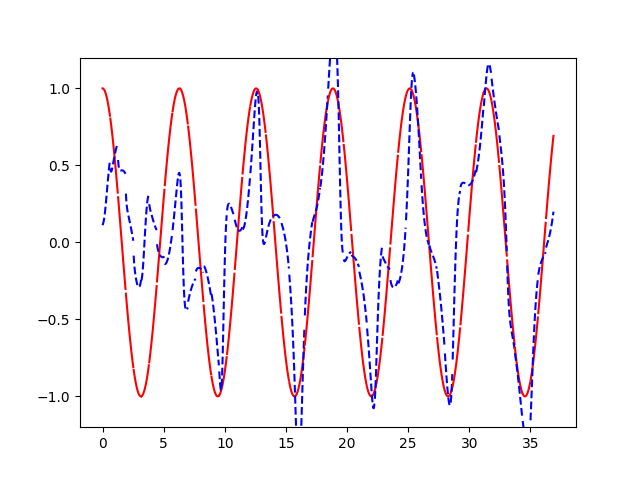

Python code for this plot:
# -*- coding:utf8 -*-
# @TIME : 2018/4/30 下午2:35
# @Author : Allen
# @File : tensorflow_20.3_RNN_lstm_regression.py

#使用RNN进行回归训练，会用到自己创建对sin曲线，预测一条cos曲线，
#【1】设置RNN各种参数
#import state as state
import tensorflow as tf
import numpy as np
import matplotlib.pyplot as plt

BATCH_START = 0 #建立batch data时候对index
TIME_STEPS = 20 #backpropagation through time 的 time_steps
BATCH_SIZE = 50
INPUT_SIZE = 1 #sim 数据输入size
OUTPUT_SIZE = 1 #cos数据输出size
CELL_SIZE = 10 #RNN的hidden unit size
LR = 0.006

#【2】 生成数据的get_batch function:
def get_batch():
    global BATCH_START, TIME_STEPS
    # xs shape (50batch, 20steps)
    xs = np.arange(BATCH_START, BATCH_START + TIME_STEPS*BATCH_SIZE).reshape((BATCH_SIZE, TIME_STEPS)) / (10*np.pi)
    seq = np.sin(xs)
    res = np.cos(xs)
    BATCH_START += TIME_STEPS
    # returned seq, res and xs; shape(batch, step, input)
    return [seq[:, :, np.newaxis], res[:, :, np.newaxis], xs]

#【3】定义LSTMRNN的主体结构
#使用一个 class 来定义这次的 LSTMRNN 会更加方便. 第一步定义 class 中的 __init__ 传入各种参数:
class LSTMRNN(object):
    def __init__(self, n_steps, input_size, output_size, cell_size, batch_size):
        self.n_steps = n_steps
        self.input_size = input_size
        self.output_size = output_size
        self.cell_size = cell_size
        self.batch_size = batch_size
        with tf.name_scope('inputs'):
            self.xs = tf.placeholder(tf.float32, [None, n_steps, input_size], name='xs')
            self.ys = tf.placeholder(tf.float32, [None, n_steps, output_size], name='ys')
        with tf.variable_scope('in_hidden'):
            self.add_input_layer()
        with tf.variable_scope('LSTM_cell'):
            self.add_cell()
        with tf.variable_scope('out_hidden'):
            self.add_output_layer()
        with tf.name_scope('cost'):
            self.compute_cost()
        with tf.name_scope('train'):
            self.train_op = tf.train.AdamOptimizer(LR).minimize(self.cost)


    #设置add_input_layer()函数，添加input_layer()
    def add_input_layer(self,):
        l_in_x = tf.reshape(self.xs, [-1, self.input_size], name = '2_2D') #(batch*n_step, in_size)
        #Ws (in_size, cell_size)
        Ws_in = self._weight_variable([self.input_size, self.cell_size])
        #bs (cell_size)
        bs_in = self._bias_variable([self.cell_size,])
        #l_in_y = (batch * n_steps, cell_size)
        with tf.name_scope('Wx_plus_b'):
            l_in_y = tf.matmul(l_in_x, Ws_in) +bs_in
        #reshape l_in_y ==> (batch, n_steps, cell_size)
        self.l_in_y = tf.reshape(l_in_y, [-1, self.n_steps, self.cell_size], name='2_3D')

    #设置add_cell功能，添加cell， 注意此处的self.cell_init_state, 因为我们在 training 的时候, 这个地方要特别说明.
    def add_cell(self):
        lstm_cell = tf.contrib.rnn.BasicLSTMCell(self.cell_size, forget_bias = 1.0, state_is_tuple = True)
        with tf.name_scope('initial_state'):
            self.cell_init_state = lstm_cell.zero_state(self.batch_size, dtype= tf.float32)
        self.cell_outputs, self.cell_final_state = tf.nn.dynamic_rnn(lstm_cell, self.l_in_y, initial_state=self.cell_init_state, time_major=False)

    #设置add_output_layer功能， 添加output_layer:
    def add_output_layer(self):
        # shape= (batch * steps, cell_size)
        l_out_x = tf.reshape(self.cell_outputs, [-1, self.cell_size], name= '2_2D')
        Ws_out = self._weight_variable([self.cell_size, self.output_size])
        bs_out = self._bias_variable([self.output_size, ])
        # shape = (batch * steps, output_size)
        with tf.name_scope('Wx_plus_b'):
            self.pred = tf.matmul(l_out_x, Ws_out) + bs_out

    #添加RNN 剩余部分
    def compute_cost(self):
        losses = tf.contrib.legacy_seq2seq.sequence_loss_by_example(
            [tf.reshape(self.pred, [-1], name='reshape_pred')],
            [tf.reshape(self.ys, [-1], name= 'reshape_target')],
            [tf.ones([self.batch_size * self.n_steps], dtype = tf.float32)],
            average_across_timesteps = True,
            softmax_loss_function = self.ms_error,
            name= 'losses'
        )
        with tf.name_scope('average_cost'):
            self.cost = tf.div(
                tf.reduce_sum(losses, name='losses_sum'),
                tf.cast(self.batch_size, tf.float32),
                name = 'average_cost')
            tf.summary.scalar('cost', self.cost)

    @staticmethod
    def ms_error(labels, logits):
        return tf.square(tf.subtract(labels, logits))
    #没有加@staticmethod时候报错， TypeError: ms_error() got multiple values for argument 'labels'
    #解决办法：https://stackoverflow.com/questions/18950054/class-method-generates-typeerror-got-multiple-values-for-keyword-argument

    def _weight_variable(self, shape, name='weights'):
        initializer = tf.random_normal_initializer(mean=0., stddev=1., )
        return tf.get_variable(shape=shape, initializer=initializer, name=name)

    def _bias_variable(self, shape, name='biases'):
        initializer = tf.constant_initializer(0.1)
        return tf.get_variable(name=name, shape = shape, initializer=initializer)


#【4】 训练LSTMRNN
if __name__ == '__main__':
    model = LSTMRNN(TIME_STEPS, INPUT_SIZE, OUTPUT_SIZE, CELL_SIZE, BATCH_SIZE)
    sess = tf.Session()
    merged = tf.summary.merge_all()
    writer = tf.summary.FileWriter("logs", sess.graph)

    if int((tf.__version__).split('.')[1]) < 12 and int((tf.__version__).split('.')[0]) < 1:
        init = tf.initialize_all_variables()
    else:
        init = tf.global_variables_initializer()
    sess.run(init)
    # relocate to the local dir and run this line to view it on Chrome (http://0.0.0.0:6006/):
    # $ tensorboard --logdir='logs'

    plt.ion()
    plt.show()
    for i in range(200):
        seq, res, xs = get_batch()
        if i == 0:
            feed_dict = {
                    model.xs: seq,
                    model.ys: res,
                    # create initial state
            }
        else:
            feed_dict = {
                model.xs: seq,
                model.ys: res,
                model.cell_init_state: state    # use last state as the initial state for this run
            }

        _, cost, state, pred = sess.run(
            [model.train_op, model.cost, model.cell_final_state, model.pred],
            feed_dict=feed_dict)

        # plotting
        plt.plot(xs[0, :], res[0].flatten(), 'r', xs[0, :], pred.flatten()[:TIME_STEPS], 'b--')
        plt.ylim((-1.2, 1.2))
        plt.draw()
        plt.pause(0.3)

        if i % 20 == 0:
            print('cost: ', round(cost, 4))
            result = sess.run(merged, feed_dict)
            writer.add_summary(result, i)
